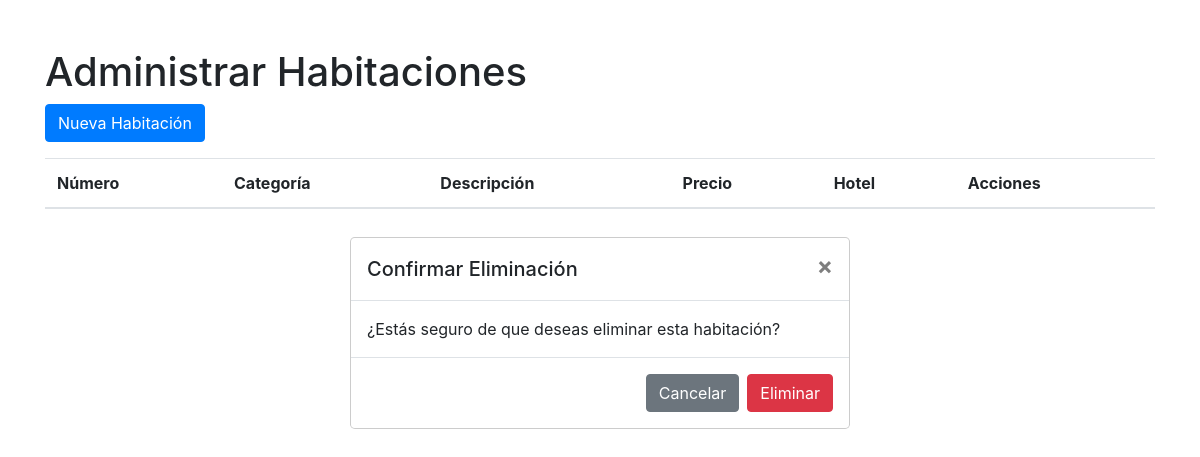
The app's page /adminrf/habitaciones/, older data.
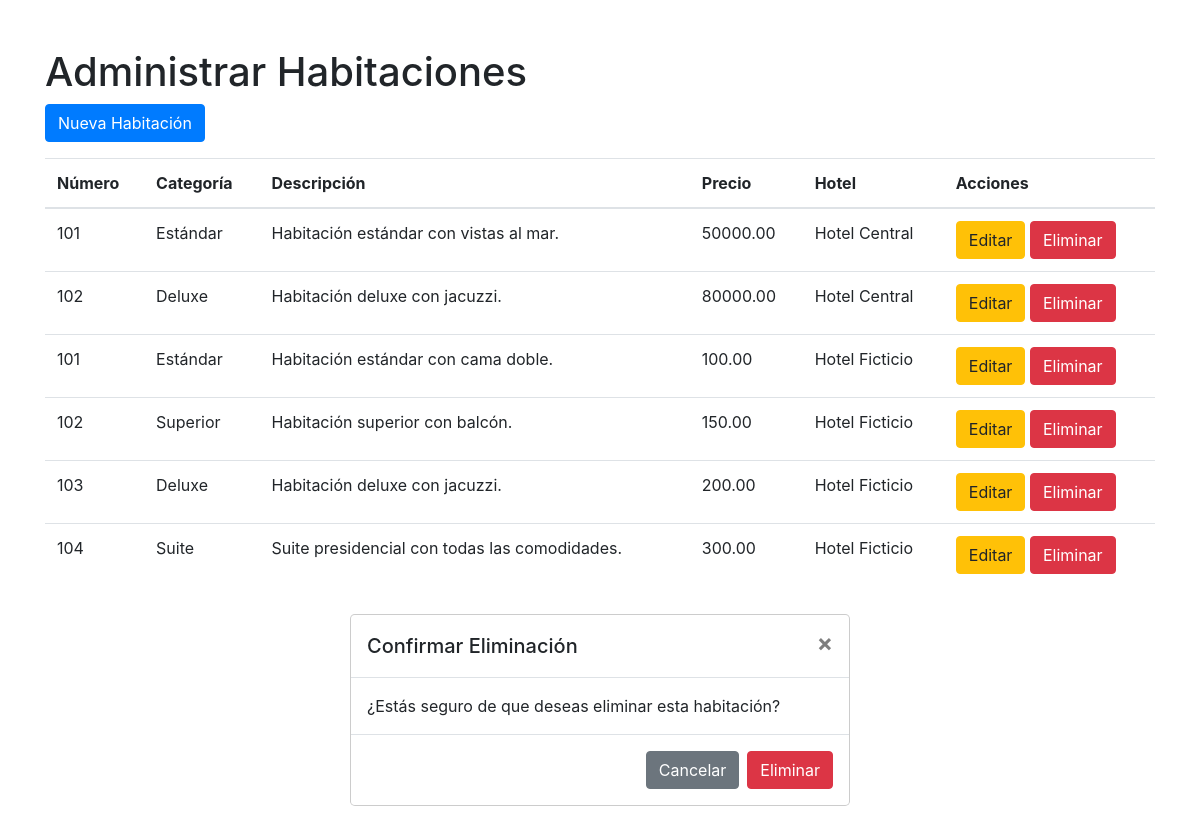
The same page, newer data.
### core/models.py (models this page shows, shortened)
class Habitacion(models.Model):
    habitacion_numero = models.CharField(max_length=10)
    habitacion_categoria = models.CharField(max_length=50)
    habitacion_descripcion = models.TextField(null=True, blank=True)
    habitacion_precio = models.DecimalField(max_digits=10, decimal_places=2)
    hotel = models.ForeignKey(Hotel, on_delete=models.CASCADE)
    habitacion_imagen = models.ImageField(upload_to='img/habitaciones/', null=True, blank=True)  # Campo para la imagen

class Hotel(models.Model):
    hotel_nombre = models.CharField(max_length=100)
    hotel_direccion = models.CharField(max_length=255)

### core/views.py (the view)
# urls.py: path('adminrf/habitaciones/', views.adminrf_habitacion_list, name='adminrf_habitacion_list'),
def adminrf_habitacion_list(request):
    habitaciones = Habitacion.objects.all()
    return render(request, 'core/adminrf_habitacion_list.html', {'habitaciones': habitaciones})

### core/templates/core/adminrf_habitacion_list.html (shortened to what this page needs)
<!DOCTYPE html>
<html lang="en">
<head>
    <link rel="stylesheet" href="https://stackpath.bootstrapcdn.com/bootstrap/4.5.2/css/bootstrap.min.css">
</head>
<body>
    <div class="container mt-5">
        <h1>Administrar  Habitaciones</h1>
        <a href="{% url 'adminrf_habitacion_create' %}" class="btn btn-primary">Nueva Habitación</a>
        <table class="table mt-3">
            <thead>
                <tr>
                    <th>Número</th>
                    <th>Categoría</th>
                    <th>Descripción</th>
                    <th>Precio</th>
                    <th>Hotel</th>
                    <th>Acciones</th>
                </tr>
            </thead>
            <tbody>
                {% for habitacion in habitaciones %}
                <tr>
                    <td>{{ habitacion.habitacion_numero }}</td>
                    <td>{{ habitacion.habitacion_categoria }}</td>
                    <td>{{ habitacion.habitacion_descripcion }}</td>
                    <td>{{ habitacion.habitacion_precio }}</td>
                    <td>{{ habitacion.hotel.hotel_nombre }}</td>
                    <td>
                        <a href="{% url 'adminrf_habitacion_update' habitacion.pk %}" class="btn btn-warning">Editar</a>
                        <button class="btn btn-danger" data-toggle="modal" data-target="#confirmDeleteModal" data-id="{{ habitacion.pk }}">Eliminar</button>
                    </td>
                </tr>
                {% endfor %}
            </tbody>
        </table>
    </div>
        <div class="modal-dialog" role="document">
            <div class="modal-content">
                <div class="modal-header">
                    <h5 class="modal-title" id="exampleModalLabel">Confirmar Eliminación</h5>
                    <button type="button" class="close" data-dismiss="modal" aria-label="Close">
                        <span aria-hidden="true">&times;</span>
                    </button>
                </div>
                <div class="modal-body">
                    ¿Estás seguro de que deseas eliminar esta habitación?
                </div>
                <div class="modal-footer">
                    <button type="button" class="btn btn-secondary" data-dismiss="modal">Cancelar</button>
                    <form method="POST" id="deleteForm">
                        <button type="submit" class="btn btn-danger">Eliminar</button>
                    </form>
                </div>
            </div>
        </div>
</body>
</html>

Row changes from the older to the newer data that the page shows:
added Habitacion: habitacion_numero "101", habitacion_categoria "Estándar", habitacion_descripcion "Habitación estándar con vistas al mar.", habitacion_precio "50000.00", hotel.hotel_nombre "Hotel Central"
added Habitacion: habitacion_numero "102", habitacion_categoria "Deluxe", habitacion_descripcion "Habitación deluxe con jacuzzi.", habitacion_precio "80000.00", hotel.hotel_nombre "Hotel Central"
added Habitacion: habitacion_numero "101", habitacion_categoria "Estándar", habitacion_descripcion "Habitación estándar con cama doble.", habitacion_precio "100.00", hotel.hotel_nombre "Hotel Ficticio"
added Habitacion: habitacion_numero "102", habitacion_categoria "Superior", habitacion_descripcion "Habitación superior con balcón.", habitacion_precio "150.00", hotel.hotel_nombre "Hotel Ficticio"
added Habitacion: habitacion_numero "103", habitacion_categoria "Deluxe", habitacion_descripcion "Habitación deluxe con jacuzzi.", habitacion_precio "200.00", hotel.hotel_nombre "Hotel Ficticio"
added Habitacion: habitacion_numero "104", habitacion_categoria "Suite", habitacion_descripcion "Suite presidencial con todas las comodidades.", habitacion_precio "300.00", hotel.hotel_nombre "Hotel Ficticio"
